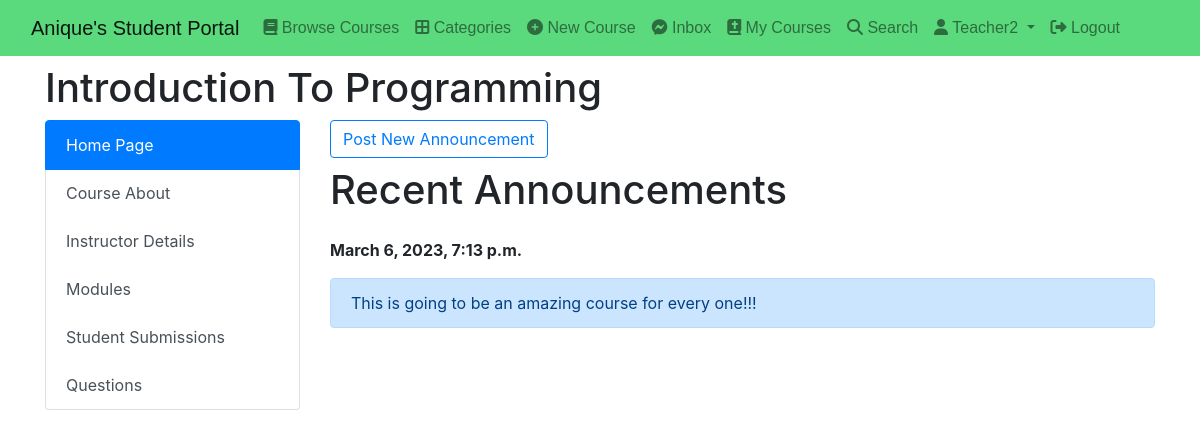
Screenshot of /course/course_detail/eadbb3a9-58df-4862-ac08-e20279d313a0/ (signed in) with the database file from the repository.
### classroom/models.py (models this page shows, shortened)
class Course(models.Model):
    id = models.UUIDField(primary_key=True, default=uuid.uuid4, editable=False)
    announcements = models.ManyToManyField(Announcement)
    picture = models.ImageField(upload_to=course_directory_path)
    title = models.CharField(max_length=100, verbose_name='Title')
    description = models.TextField()
    category = models.ForeignKey(Category, on_delete=models.CASCADE)
    syllabus = RichTextField()
    user = models.ForeignKey(
        User, on_delete=models.CASCADE, related_name='course_owner')
    enrolled = models.ManyToManyField(User)
    modules = models.ManyToManyField(Module)
    questions = models.ManyToManyField(CourseQuestion)
    created_at = models.DateTimeField(auto_now_add=True)

class Announcement(models.Model):
    body = models.CharField(max_length=999)
    created_at = models.DateTimeField(auto_now_add=True, null=True, blank=True)

### classroom/views.py (the view)
# urls.py: path("course_detail/<course_id>/", course_detail, name='course-detail'),
def course_detail(request, course_id):
    user = request.user
    teacher_mode = False
    course = get_object_or_404(Course, id=course_id)
    if not Course.objects.filter(enrolled=user).exists() and not user==course.user:
        return HttpResponse("<h1>You are not allowed to view details of the course until you enrolled in it </h1>")
    if user == course.user:
        teacher_mode = True
    context = {
        "course": course,
        "teacher_mode": teacher_mode,
    }
    return render(request, 'classroom/course_detail.html', context)

### direct/views.py (called while the page is built)
def directs_count(request):
    directs_count = 0
    if request.user.is_authenticated:
        directs_count = Message.objects.filter(user=request.user,is_read=False).count()
    return {'directs_count':directs_count}

### student_portal/templates/classroom/course_detail.html
{% extends 'base.html' %} {% block content %}
<div class="container mt-2">
  <h1>{{course.title}}</h1>
  <div class="row">
    <div class="col-3">{% include 'side_panel.html' %}</div>
    <div class="col-9">
      {% if request.user == course.user %}
      <a
        href="{% url 'new-announcement' course.id %}"
        class="btn btn-outline-primary mb-2"
        >Post New Announcement</a
      >{% endif %} {% if course.announcements.all.count == 0 %}
      <h1>Welcome to the course</h1>
      <div class="alert alert-primary" role="alert">
        On the left panel , you can see all the details of the course. Good
        Luck!
      </div>
      {% else %}
      <h1>Recent Announcements</h1>
      {% for announcement in course.announcements.all %}
      <strong> <p class="mt-4">{{announcement.created_at}}</p></strong>
      <div class="alert alert-primary" role="alert">{{announcement.body}}</div>
      {% endfor %} {% endif %}
    </div>
  </div>
</div>
{% endblock content %}

### student_portal/templates/base.html (shortened to what this page needs)
{% load static %}
<!DOCTYPE html>
<html lang="en">
  <head>
    <link
      href="https://cdn.jsdelivr.net/npm/bootstrap@5.0.2/dist/css/bootstrap.min.css"
      rel="stylesheet"
    />
    <link
      rel="stylesheet"
      href="https://cdnjs.cloudflare.com/ajax/libs/font-awesome/6.1.1/css/all.min.css"
    />
    <link
      rel="stylesheet"
      href="https://stackpath.bootstrapcdn.com/bootstrap/4.3.1/css/bootstrap.min.css"
    />
  </head>
  <body>
    <nav
      class="navbar navbar-expand-lg navbar-light"
      style="background: #5bd97d; font-family: sans-serif"
    >
      <div class="container-fluid">
        <a class="navbar-brand" href="{% url 'index' %}"
          >Anique's Student Portal</a
        >
        <div class="collapse navbar-collapse" id="navbarSupportedContent">
          <ul class="navbar-nav me-auto mb-2 mb-lg-0">
            <li class="nav-item">
              <a class="nav-link" href="{% url 'browse-courses' %}"
                ><i class="fa fa-book"></i> Browse Courses</a
              >
            </li>
            <li class="nav-item">
              <a class="nav-link" href="{% url 'categories' %}"
                ><i class="fas fa-border-all"></i> Categories</a
              >
            </li>
            <li class="nav-item">
              <a class="nav-link" href="{% url 'new-course' %}"
                ><i class="fa fa-plus-circle"></i> New Course</a
              >
            </li>
            <li class="nav-item">
              <a class="nav-link" href="{% url 'inbox' %}"
                ><i class="fa-brands fa-facebook-messenger"></i> Inbox
              </a>
            </li>
            <li class="nav-item">
              <a class="nav-link" href="{% url 'my-courses' %}"
                ><i class="fa-solid fa-book-bible"></i> My Courses</a
              >
            </li>
            <li class="nav-item">
              <a class="nav-link" href="{% url 'search' %}"
                ><i class="fa-solid fa-search"></i> Search</a
              >
            </li>
            <li class="nav-item dropdown">
              <a
                class="nav-link dropdown-toggle"
                href="#"
                id="navbarDropdown"
                role="button"
                data-bs-toggle="dropdown"
                aria-expanded="false"
              >
                <i class="fa fa-user"></i> {{request.user.username|capfirst}}
              </a>
            </li>
            <li class="nav-item">
              <a class="nav-link" href="{% url 'logout' %}"
                ><i class="fa-solid fa-right-from-bracket"></i> Logout</a
              >
            </li>
          </ul>
        </div>
      </div>
    </nav>
    {% block content %} {% block pagination %} {% endblock pagination %} {% endblock content %}
  </body>
</html>

### rows the page displays
Course: title "Introduction To Programming"
Announcement: created_at "March 6, 2023, 7:13 p.m.", body "This is going to be an amazing course for every one!!!"

### other values shown
{{ request.user.username|capfirst }} "Teacher2"
